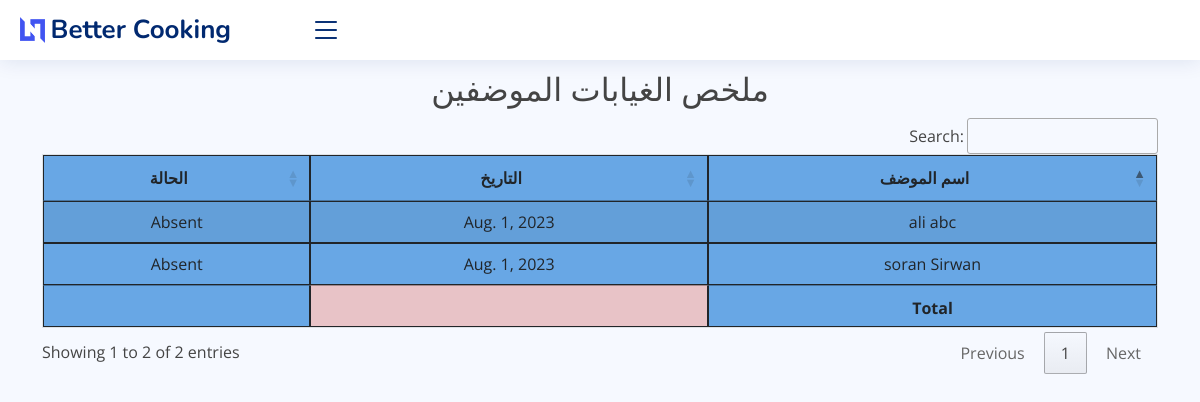
Screenshot of /attendance_list/ with the database file from the repository.
### core/models.py (models this page shows, shortened)
class Attendance(models.Model):
    employee = models.ForeignKey(Employee, on_delete=models.CASCADE)
    date = models.DateField(default=datetime.now)
    status = models.CharField(max_length=30, choices=(
        ('Present', 'Present'),
        ('Absent', 'Absent'),
        ('Late', 'Late'),
        ('Sick', 'Sick'),
    ))
    note = models.TextField(blank=True)
    class Meta:
        verbose_name_plural = ' الغيابات'

class Employee(models.Model):
    first_name = models.CharField(max_length=50)
    last_name = models.CharField(max_length=50)
    birthdate = models.DateField()
    phone_number = models.CharField(max_length=20)
    relative_phone_number = models.CharField(max_length=20)
    hire_date = models.DateField()
    job_title = models.CharField(max_length=50)
    department = models.CharField(max_length=50)
    def __str__(self):
        return f"{self.first_name} {self.last_name}"
    class Meta:
        verbose_name_plural = ' الموظفون'

### core/views.py (the view)
# urls.py: path('attendance_list/', views.attendance_list, name='attendance_list'),
def attendance_list(request):
    attendances = Attendance.objects.all()
    return render(request, 'core/reports/attendance_list.html', {'attendances': attendances})

### core/templates/core/reports/attendance_list.html (shortened to what this page needs)
{% extends 'core/base.html' %}
{% block content %}
    <br>
    <br> <br>
 <h2 class="text-center"> ملخص الغيابات الموضفين </h2>
    <table id="absent" class="table table-striped" style="background-color: #68a7e5">
        <thead>
        <tr>
            <th>اسم الموضف</th>
            <th>التاریخ</th>
            <th>الحالة</th>
        </tr>
        </thead>
        <tbody>
        {% for i in  attendances %}
            <tr>
                <td>{{ i.employee }}</td>
                <td>{{ i.date }}</td>
                <td>{{ i.status}}</td>
            </tr>
        {% endfor %}
        </tbody>
        <tfoot>
        <th></th>
        <th style="background-color: #e8c3c7"></th>
         <th></th>
        </tfoot>
    </table>
{% endblock %}

### static/core/assets/css/style.css (style rules this page uses)
:root { scroll-behavior: smooth; }
body { font-family: "Open Sans", sans-serif; background: #f6f9ff; color: #444444; }
h1, h2, h3, h4, h5, h6 { font-family: "Nunito", sans-serif; }

### core/templates/core/reports/attendance_list.html (style rules this page uses)
table, th, td { border: 0.5px solid; direction: rtl; text-align: center; }
th { text-align: center !important; }

### rows the page displays
Attendance: employee "soran Sirwan", date "Aug. 1, 2023", status "Absent"
Attendance: employee "ali abc", date "Aug. 1, 2023", status "Absent"
